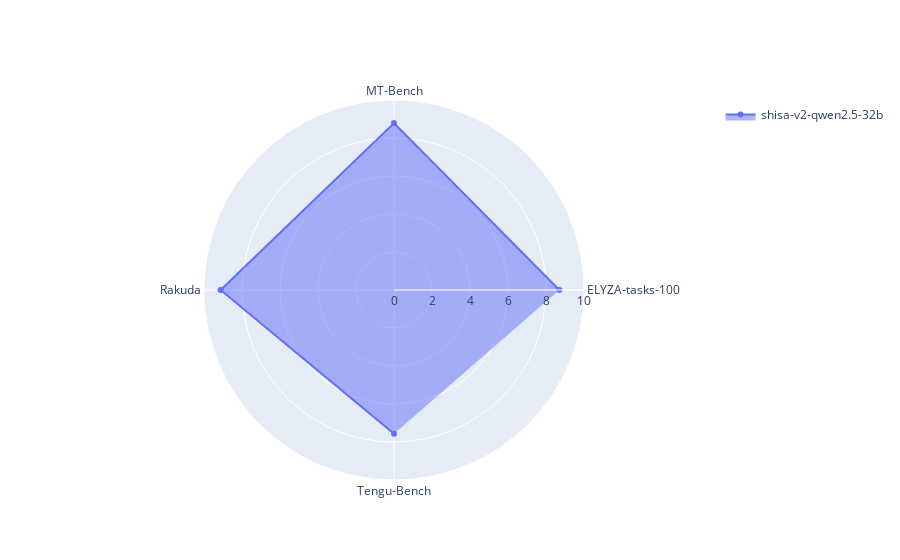

Notebook cell for this chart:
### Code cell
import plotly.graph_objects as go
from plotly import offline

fig = go.Figure()

for unique_model in unique_models:
    
    model_mean_df = mean_df.loc[unique_model]
    
    fig.add_trace(go.Scatterpolar(
          r=model_mean_df["score_"],
          theta=model_mean_df["eval_dataset"],
          fill='toself',
          name=unique_model
    ))

fig.update_layout(
  polar=dict(
    radialaxis=dict(
      visible=True,
      range=[0, 10]
    )),
  showlegend=True
)

fig.show()
# offline.plot(fig)

### Figure 1 — Plotly figure (JSON) as saved in the notebook; plotly's stock layout.template omitted (floating-point values rounded to 4 significant figures)
{"data": [{"fill": "toself", "name": "shisa-v2-qwen2.5-32b", "r": [8.7, 8.783, 9.125, 7.567], "theta": ["ELYZA-tasks-100", "MT-Bench", "Rakuda", "Tengu-Bench"], "type": "scatterpolar"}], "layout": {"polar": {"radialaxis": {"range": [0, 10], "visible": true}}, "showlegend": true}}
